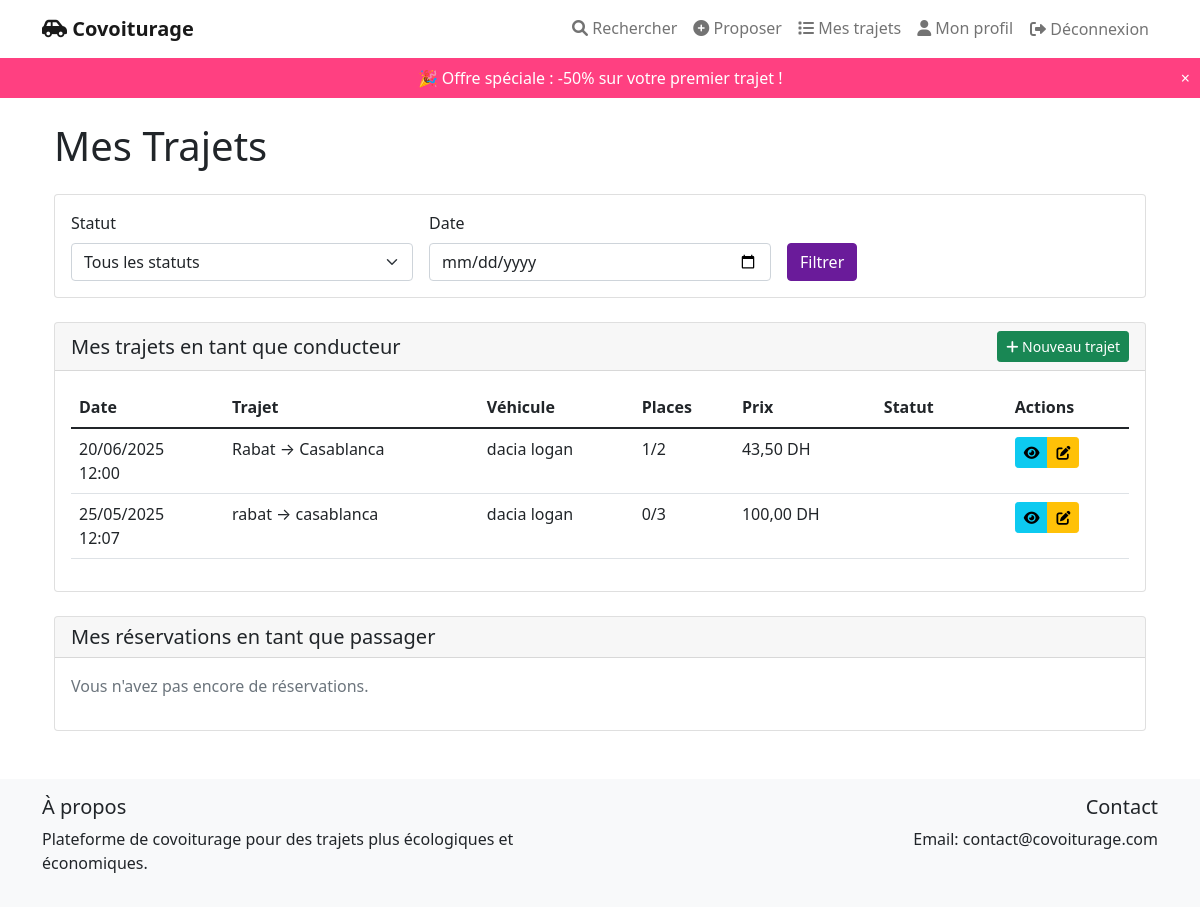
Screenshot of /my-rides/ (signed in) with the database file from the repository.
### rides/models.py (models this page shows, shortened)
class Ride(models.Model):
    STATUS_CHOICES = [
        ('draft', 'Brouillon'),
        ('pending', 'En attente de validation'),
        ('confirmed', 'Validé'),
        ('in_progress', 'En cours'),
        ('completed', 'Terminé'),
        ('cancelled', 'Annulé'),
    ]
    driver = models.ForeignKey(User, on_delete=models.CASCADE, related_name='rides_as_driver')
    vehicle = models.ForeignKey(Vehicle, on_delete=models.SET_NULL, null=True)
    departure_city = models.CharField(max_length=100)
    arrival_city = models.CharField(max_length=100)
    departure_date = models.DateField()
    departure_time = models.TimeField()
    price = models.DecimalField(max_digits=8, decimal_places=2)
    distance_km = models.DecimalField(
        max_digits=8,
        decimal_places=2,
        null=True,
        help_text="Distance en kilomètres"
    )
    driver_profit = models.DecimalField(
        max_digits=8,
        decimal_places=2,
        null=True,
        help_text="Part du conducteur"
    )
    admin_profit = models.DecimalField(
        max_digits=8,
        decimal_places=2,
        null=True,
        help_text="Part de l'administrateur"
    )
    available_seats = models.IntegerField(validators=[MinValueValidator(1)])
    description = models.TextField(blank=True)
    status = models.CharField(max_length=20, choices=STATUS_CHOICES, default='draft')
    created_at = models.DateTimeField(auto_now_add=True)
    updated_at = models.DateTimeField(auto_now=True)

class Vehicle(models.Model):
    driver = models.ForeignKey(User, on_delete=models.CASCADE)
    brand = models.CharField(max_length=50)
    model = models.CharField(max_length=50)
    color = models.CharField(max_length=30)
    license_plate = models.CharField(max_length=10)
    number_of_seats = models.IntegerField(validators=[MinValueValidator(1)])
    comfort_features = models.TextField(blank=True)

### rides/views.py (the view)
# urls.py: path('my-rides/', views.my_rides, name='my_rides'),
@login_required
def my_rides(request):
    context = {
        'is_driver': request.user.groups.filter(name='Conducteurs').exists()
    }
    if context['is_driver']:
        context['vehicles'] = Vehicle.objects.filter(driver=request.user)
        context['rides_as_driver'] = (Ride.objects
            .filter(driver=request.user)
            .select_related('vehicle')
            .prefetch_related('bookings', 'bookings__passenger')
            .order_by('-departure_date', '-departure_time')
        )
        context['pending_bookings'] = (Booking.objects
            .filter(
                ride__driver=request.user,
                status='pending'
            )
            .select_related('ride', 'passenger')
            .order_by('ride__departure_date')
        )
    context['bookings'] = (Booking.objects
        .filter(passenger=request.user)
        .select_related('ride', 'ride__driver', 'ride__vehicle')
        .order_by('-ride__departure_date', '-ride__departure_time')
    )
    return render(request, 'rides/my_rides.html', context)

### templates/rides/my_rides.html (shortened to what this page needs)
{% extends 'base.html' %}
{% load crispy_forms_tags %}
{% load static %}
{% block content %}
<div class="container mt-4">
    <h1 class="mb-4">Mes Trajets</h1>
    <div class="card mb-4">
        <div class="card-body">
            <form method="get" class="row g-3">
                <div class="col-md-4">
                    <label for="status" class="form-label">Statut</label>
                    <select name="status" id="status" class="form-select">
                        <option value="">Tous les statuts</option>
                    </select>
                </div>
                <div class="col-md-4">
                    <label for="date" class="form-label">Date</label>
                    <input type="date" name="date" id="date" class="form-control" value="{{ date_filter|default:'' }}">
                </div>
                <div class="col-md-4 d-flex align-items-end">
                    <button type="submit" class="btn btn-primary">Filtrer</button>
                </div>
            </form>
        </div>
    </div>
    {% if is_driver %}
    <div class="card mb-4">
        <div class="card-header d-flex justify-content-between align-items-center">
            <h2 class="h5 mb-0">Mes trajets en tant que conducteur</h2>
            <a href="{% url 'rides:ride_create' %}" class="btn btn-success btn-sm">
                <i class="fas fa-plus"></i> Nouveau trajet
            </a>
        </div>
        <div class="card-body">
            {% if rides_as_driver %}
                <div class="table-responsive">
                    <table class="table">
                        <thead>
                            <tr>
                                <th>Date</th>
                                <th>Trajet</th>
                                <th>Véhicule</th>
                                <th>Places</th>
                                <th>Prix</th>
                                <th>Statut</th>
                                <th>Actions</th>
                            </tr>
                        </thead>
                        <tbody>
                            {% for ride in rides_as_driver %}
                            <tr>
                                <td>{{ ride.departure_date|date:"d/m/Y" }}<br>{{ ride.departure_time|time:"H:i" }}</td>
                                <td>{{ ride.departure_city }} → {{ ride.arrival_city }}</td>
                                <td>{{ ride.vehicle.brand }} {{ ride.vehicle.model }}</td>
                                <td>{{ ride.bookings.count }}/{{ ride.available_seats }}</td>
                                <td>{{ ride.price }} DH</td>
                                <td><span class="badge bg-{{ ride.status|default:'secondary' }}">{{ ride.get_status_display }}</span></td>
                                <td>
                                    <div class="btn-group">
                                        <a href="{% url 'rides:ride_detail' ride.pk %}" class="btn btn-sm btn-info">
                                            <i class="fas fa-eye"></i>
                                        </a>
                                        <a href="{% url 'rides:ride_edit' ride.pk %}" class="btn btn-sm btn-warning">
                                            <i class="fas fa-edit"></i>
                                        </a>
                                    </div>
                                </td>
                            </tr>
                            {% endfor %}
                        </tbody>
                    </table>
                </div>
            {% else %}
                <p class="text-muted">Vous n'avez pas encore proposé de trajets.</p>
            {% endif %}
        </div>
    </div>
    {% endif %}
    <div class="card">
        <div class="card-header">
            <h2 class="h5 mb-0">Mes réservations en tant que passager</h2>
        </div>
        <div class="card-body">
            {% if bookings %}
                <div class="table-responsive">
                    <table class="table">
                        <thead>
                            <tr>
                                <th>Date</th>
                                <th>Trajet</th>
                                <th>Conducteur</th>
                                <th>Places</th>
                                <th>Prix</th>
                                <th>Statut</th>
                                <th>Actions</th>
                            </tr>
                        </thead>
                        <tbody>
                            {% for booking in bookings %}
                            <tr>
                                <td>{{ booking.ride.departure_date|date:"d/m/Y" }}<br>{{ booking.ride.departure_time|time:"H:i" }}</td>
                                <td>{{ booking.ride.departure_city }} → {{ booking.ride.arrival_city }}</td>
                                <td>{{ booking.ride.driver.get_full_name|default:booking.ride.driver.username }}</td>
                                <td>{{ booking.number_of_seats }}</td>
                                <td>{{ booking.ride.price }} DH</td>
                                <td><span class="badge bg-{{ booking.status|yesno:'success,warning,danger' }}">{{ booking.get_status_display }}</span></td>
                                <td>
                                    <div class="btn-group">
                                        <a href="{% url 'rides:ride_detail' booking.ride.pk %}" class="btn btn-sm btn-info">
                                            <i class="fas fa-eye"></i>
                                        </a>
                                        {% if booking.status == 'confirmed' %}
                                            <a href="{% url 'rides:initiate_payment' booking_id=booking.id %}" class="btn btn-sm btn-success">
                                                <i class="fas fa-money-bill"></i> Payer
                                            </a>
                                        {% elif booking.status == 'pending' %}
                                            <form method="post" action="{% url 'rides:booking_action' booking.id 'cancel' %}" class="d-inline">
                                                {% csrf_token %}
                                                <button type="submit" class="btn btn-sm btn-warning">
                                                    <i class="fas fa-ban"></i> Annuler
                                                </button>
                                            </form>
                                        {% endif %}
                                    </div>
                                </td>
                            </tr>
                            {% endfor %}
                        </tbody>
                    </table>
                </div>
            {% else %}
                <p class="text-muted">Vous n'avez pas encore de réservations.</p>
            {% endif %}
        </div>
    </div>
</div>
{% endblock %}

### templates/base.html (style rules this page uses)
.btn-primary { background-color: #6a1b9a; border-color: #6a1b9a; }

### rows the page displays
Ride: departure_date "20/06/2025", departure_time "12:00", departure_city "Rabat", arrival_city "Casablanca", vehicle.brand "dacia", vehicle.model "logan", bookings.count "1", available_seats "2", price "43,50"
Ride: departure_date "25/05/2025", departure_time "12:07", departure_city "rabat", arrival_city "casablanca", vehicle.brand "dacia", vehicle.model "logan", bookings.count "0", available_seats "3", price "100,00"
